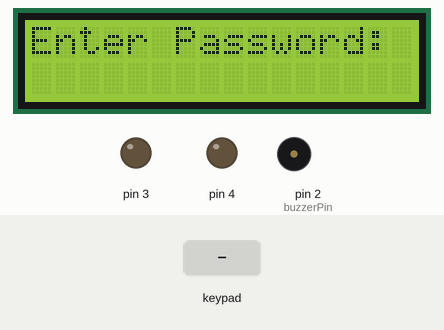
Recording of a sketch running on a simulated Arduino Uno, built with avr-gcc and run on an emulated ATmega328P. On the bench: 16×2 character LCD, output pins drawn as LEDs (lit = HIGH), buzzer (waves = sounding). The inputs (shaded band) are chosen by the test bench.

Above: at 1.2 s.
1.3 s: key '#' pressed
At 2.6 s:
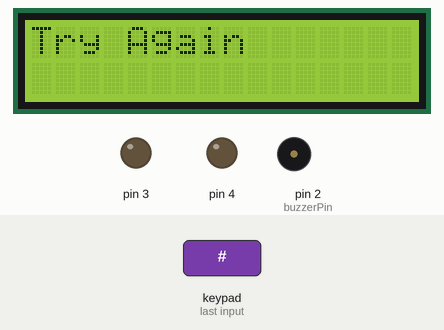
4.3 s: keypad keys 1 2 3 4 5 6 # pressed 0.4 s apart
At 8.0 s:
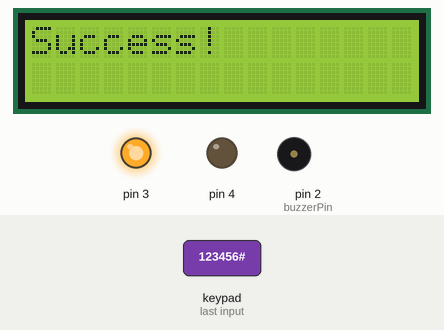
9.8 s: key 'A' pressed
At 11.0 s:
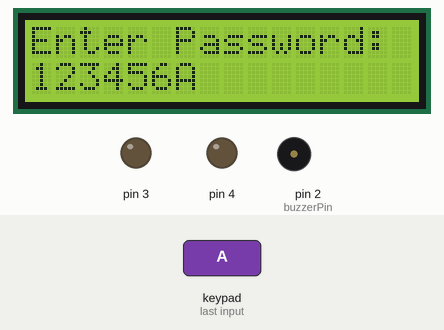
11.3 s: keypad keys 1 2 3 4 5 6 * pressed 0.4 s apart
At 14.2 s:
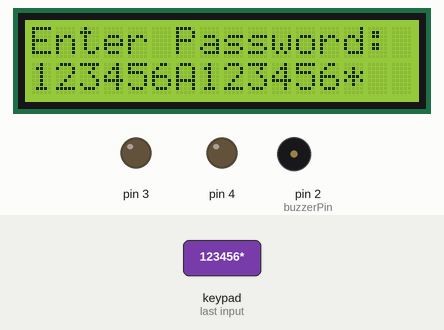
15.6 s: key 'B' pressed
At 16.6 s:
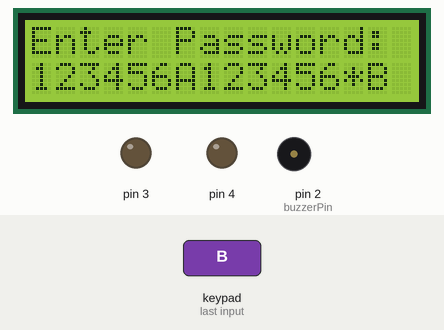
17.1 s: keypad keys 1 2 3 4 5 6 D pressed 0.4 s apart
At 17.8 s:
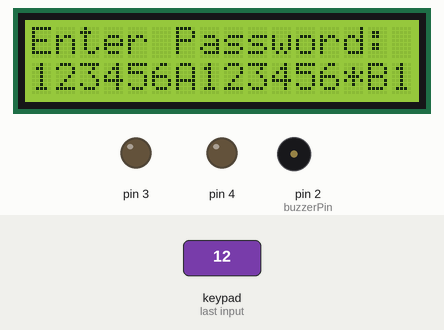
Timing chart, 0 to 20.1 s (numbered marks = the images above; inputs shaded):
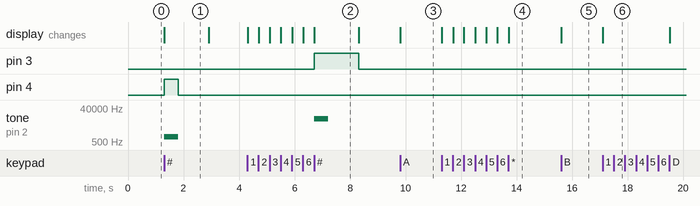

Measured:
- after the input at 1.3 s, pin 4: LOW → HIGH at once, → LOW 0.50 s later; tone on pin 2 (buzzerPin): silent → 1000 Hz at once, → silent 0.50 s later; the display: changes at once (image 1)
- after the input at 4.3 s, pin 3: LOW → HIGH after 2.4 s, → LOW 1.6 s later; tone on pin 2 (buzzerPin): silent → 10000 Hz after 2.4 s, → silent 0.50 s later; the display: first changes at once (image 2 shows a later state)
- after the input at 9.8 s, the display: changes at once (image 3)
- after the input at 11.3 s, the display: first changes at once (image 4 shows a later state)
- after the input at 15.6 s, the display: changes at once (image 5)
- after the input at 17.1 s, the display: changes at once (image 6)
- what the display in image 1 shows lasts 1.6 s, from 1.3 s to 2.9 s

The sketch:

sketch_jun26a.ino
```cpp
/* Configuration
 *
 * LED to analog A0 to A6
 * rs = A5, en = A4, d4 = A3,
 * d5 = A2, d6 = A1, d7 = A0
 *
 * 4x4 Matrix Keypad to 13 to 6
 *      (Leftmost ->13 in order to rightmost ->6)
 *
 * Active buzzer on 2
 *
 * Red LED on 4
 * Green LED on 3
 */

#include <Keypad.h>
#include <LiquidCrystal.h>


const byte ROWS = 4; //four rows
const byte COLS = 4; //three columns
char keys[ROWS][COLS] = {
  {'1', '2', '3', 'A'},
  {'4', '5', '6', 'B'},
  {'7', '8', '9', 'C'},
  {'*', '0', '#', 'D'}
};
byte rowPins[ROWS] = {13, 12, 11, 10}; //connect to the row pinouts of the keypad
byte colPins[COLS] = {9, 8, 7, 6}; //connect to the column pinouts of the keypad

Keypad keypad = Keypad( makeKeymap(keys), rowPins, colPins, ROWS, COLS );

const int rs = A5, en = A4, d4 = A3, d5 = A2, d6 = A1, d7 = A0;
LiquidCrystal lcd(rs, en, d4, d5, d6, d7);
const int buzzerPin = 2;

String txt = "";


void setup() {
  lcd.begin(16, 2);
  pinMode(4,OUTPUT);
  pinMode(3,OUTPUT);
  pinMode(buzzerPin,OUTPUT);
}


void loop() {
  lcd.setCursor(0, 0);
  lcd.print("Enter Password:");
  char key = keypad.getKey();

  switch (key) {
    case '#':
    lcd.clear();
     lcd.setCursor(0, 0);
      if(txt=="123456"){

        lcd.print("Success!");
        tone(buzzerPin,10000);
        digitalWrite(3,HIGH);
        delay(500);
        noTone(buzzerPin);
        delay(100);
      }
      else{
        lcd.print("Try Again");
        tone(buzzerPin,1000);
        digitalWrite(4,HIGH);
        delay(500);
        noTone(buzzerPin);
        digitalWrite(4,LOW);
        delay(100);
      }
      delay(1000);
      break;
    case 'C': lcd.clear();
      txt = ""; break;
    case 'D': txt = txt.substring(0, txt.length() - 1);
    lcd.clear();
      break;
    default: txt += String(key);
  }
  digitalWrite(3,LOW);

  lcd.setCursor(0, 1);
  lcd.print(txt);
}
```
